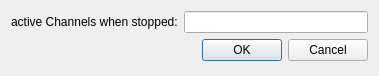
<?xml version="1.0" encoding="UTF-8"?>
<ui version="4.0">
 <class>StopUi</class>
 <widget class="QDialog" name="StopUi">
  <property name="geometry">
   <rect>
    <x>0</x>
    <y>0</y>
    <width>379</width>
    <height>76</height>
   </rect>
  </property>
  <property name="windowTitle">
   <string>Dialog</string>
  </property>
  <layout class="QFormLayout" name="formLayout">
   <item row="0" column="0">
    <widget class="QLabel" name="label">
     <property name="text">
      <string>active Channels when stopped:</string>
     </property>
    </widget>
   </item>
   <item row="0" column="1">
    <widget class="QLineEdit" name="lineEdit"/>
   </item>
   <item row="1" column="0" colspan="2">
    <widget class="QDialogButtonBox" name="buttonBox">
     <property name="orientation">
      <enum>Qt::Horizontal</enum>
     </property>
     <property name="standardButtons">
      <set>QDialogButtonBox::Cancel|QDialogButtonBox::Ok</set>
     </property>
    </widget>
   </item>
  </layout>
 </widget>
 <resources/>
 <connections>
  <connection>
   <sender>buttonBox</sender>
   <signal>accepted()</signal>
   <receiver>StopUi</receiver>
   <slot>accept()</slot>
   <hints>
    <hint type="sourcelabel">
     <x>248</x>
     <y>254</y>
    </hint>
    <hint type="destinationlabel">
     <x>157</x>
     <y>274</y>
    </hint>
   </hints>
  </connection>
  <connection>
   <sender>buttonBox</sender>
   <signal>rejected()</signal>
   <receiver>StopUi</receiver>
   <slot>reject()</slot>
   <hints>
    <hint type="sourcelabel">
     <x>316</x>
     <y>260</y>
    </hint>
    <hint type="destinationlabel">
     <x>286</x>
     <y>274</y>
    </hint>
   </hints>
  </connection>
 </connections>
</ui>
